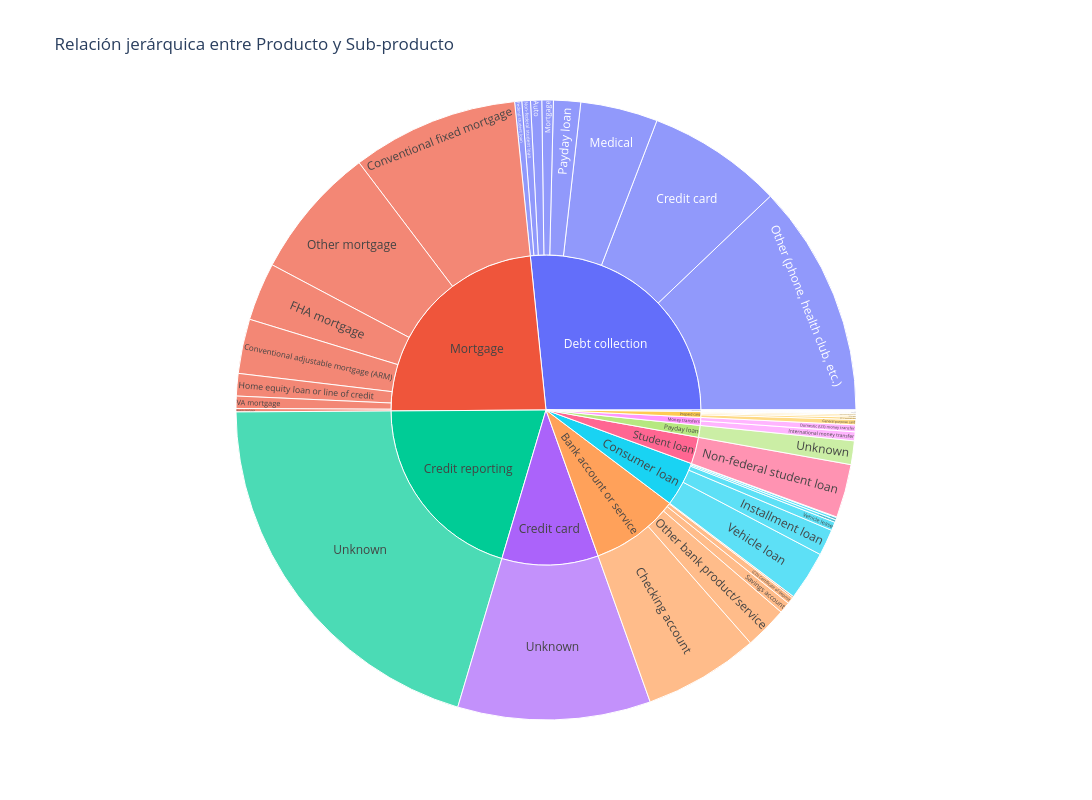

Source (notebook cell):
### Markdown cell above
Se observa que los tres productos financieros con mayor volumen de quejas son "Debt collection" (Cobro de deudas), con más del 26% del total, seguido de "Mortgage" (Hipotecas) con un 23,5% y "Credit reporting" (Informes crediticios) con un 20,3%. Esta concentración de reclamaciones en dichas categorías podría reflejar tanto un elevado volumen de uso por parte de los consumidores como problemáticas frecuentes, como prácticas agresivas de cobro, errores en la gestión de hipotecas o inexactitudes en los informes de crédito.

En segundo plano se sitúan productos como "Credit card" (10,1%) y "Bank account or service" (9,3%), asociados a conflictos con pagos, comisiones o atención al cliente. Más abajo aparecen "Consumer loan" (4,7%) y "Student loan" (2,8%), probablemente con menor presencia por su menor cuota de mercado o complejidad operativa.

Por último, productos como "Payday loan", "Money transfers", "Prepaid card" y "Other financial service" acumulan conjuntamente menos del 3% de las quejas, lo que puede estar relacionado con su menor uso generalizado o con una operativa menos conflictiva. En conjunto, el análisis permite identificar los sectores con mayor percepción de riesgo o insatisfacción por parte de los consumidores.

### Code cell
fig = px.sunburst(
    dt_quejas_corr,
    path=['Product', 'Sub-product'],
    title='Relación jerárquica entre Producto y Sub-producto',
    width=1500,
    height=800
)

fig.show()

### Figure 1 — Plotly figure (JSON) as saved in the notebook; plotly's stock layout.template omitted (floating-point values rounded to 4 significant figures)
{"data": [{"branchvalues": "total", "domain": {"x": [0, 1], "y": [0, 1]}, "hovertemplate": "labels=%{label}<br>count=%{value}<br>parent=%{parent}<br>id=%{id}<extra></extra>", "ids": ["Debt collection/Credit card", "Debt collection/Medical", "Mortgage/FHA mortgage", "Credit card/Unknown", "Debt collection/Non-federal student loan", "Debt collection/Payday loan", "Consumer loan/Installment loan", "Debt collection/Other (phone, health club, etc.)", "Bank account or service/Other bank product/service", "Payday loan/Unknown", "Consumer loan/Vehicle loan", "Bank account or service/Checking account", "Credit reporting/Unknown", "Mortgage/Conventional adjustable mortgage (ARM)", "Mortgage/Conventional fixed mortgage", "Money transfers/Domestic (US) money transfer", "Consumer loan/Personal line of credit", "Bank account or service/(CD) Certificate of deposit", "Consumer loan/Vehicle lease", "Student loan/Non-federal student loan", "Debt collection/Mortgage", "Bank account or service/Savings account", "Money transfers/International money transfer", "Mortgage/Home equity loan or line of credit", "Debt collection/Auto", "Mortgage/Other mortgage", "Bank account or service/Cashing a check without an account", "Debt collection/Federal student loan", "Consumer loan/Pawn loan", "Mortgage/VA mortgage", "Prepaid card/General purpose card", "Prepaid card/Other special purpose card", "Prepaid card/Gift or merchant card", "Other financial service/Check cashing", "Mortgage/Reverse mortgage", "Prepaid card/Mobile wallet", "Consumer loan/Title loan", "Other financial service/Debt settlement", "Other financial service/Money order", "Prepaid card/Payroll card", "Prepaid card/Government benefit payment card", "Other financial service/Refund anticipation check", "Prepaid card/ID prepaid card", "Other financial service/Traveler's/Cashier's checks", "Other financial service/Foreign currency exchange", "Other financial service/Credit repair", "Debt collection", "Mortgage", "Credit card", "Consumer loan", "Bank account or service", "Payday loan", "Credit reporting", "Money transfers", "Student loan", "Prepaid card", "Other financial service"], "labels": ["Credit card", "Medical", "FHA mortgage", "Unknown", "Non-federal student loan", "Payday loan", "Installment loan", "Other (phone, health club, etc.)", "Other bank product/service", "Unknown", "Vehicle loan", "Checking account", "Unknown", "Conventional adjustable mortgage (ARM)", "Conventional fixed mortgage", "Domestic (US) money transfer", "Personal line of credit", "(CD) Certificate of deposit", "Vehicle lease", "Non-federal student loan", "Mortgage", "Savings account", "International money transfer", "Home equity loan or line of credit", "Auto", "Other mortgage", "Cashing a check without an account", "Federal student loan", "Pawn loan", "VA mortgage", "General purpose card", "Other special purpose card", "Gift or merchant card", "Check cashing", "Reverse mortgage", "Mobile wallet", "Title loan", "Debt settlement", "Money order", "Payroll card", "Government benefit payment card", "Refund anticipation check", "ID prepaid card", "Traveler's/Cashier's checks", "Foreign currency exchange", "Credit repair", "Debt collection", "Mortgage", "Credit card", "Consumer loan", "Bank account or service", "Payday loan", "Credit reporting", "Money transfers", "Student loan", "Prepaid card", "Other financial service"], "name": "", "parents": ["Debt collection", "Debt collection", "Mortgage", "Credit card", "Debt collection", "Debt collection", "Consumer loan", "Debt collection", "Bank account or service", "Payday loan", "Consumer loan", "Bank account or service", "Credit reporting", "Mortgage", "Mortgage", "Money transfers", "Consumer loan", "Bank account or service", "Consumer loan", "Student loan", "Debt collection", "Bank account or service", "Money transfers", "Mortgage", "Debt collection", "Mortgage", "Bank account or service", "Debt collection", "Consumer loan", "Mortgage", "Prepaid card", "Prepaid card", "Prepaid card", "Other financial service", "Mortgage", "Prepaid card", "Consumer loan", "Other financial service", "Other financial service", "Prepaid card", "Prepaid card", "Other financial service", "Prepaid card", "Other financial service", "Other financial service", "Other financial service", "", "", "", "", "", "", "", "", "", "", ""], "type": "sunburst", "values": [1987, 1135, 853, 2830, 126, 397, 386, 3412, 629, 348, 721, 1693, 5717, 800, 2446, 101, 38, 99, 126, 785, 169, 166, 131, 329, 164, 1954, 22, 104, 9, 180, 77, 5, 35, 16, 50, 25, 34, 5, 5, 3, 22, 3, 8, 2, 3, 6, 7494, 6612, 2830, 1314, 2609, 348, 5717, 232, 785, 175, 40]}], "layout": {"height": 800, "legend": {"tracegroupgap": 0}, "title": {"text": "Relación jerárquica entre Producto y Sub-producto"}, "width": 1500}}
